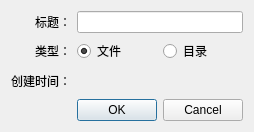
<?xml version="1.0" encoding="UTF-8"?>
<ui version="4.0">
 <class>EditFileInfo</class>
 <widget class="QDialog" name="EditFileInfo">
  <property name="geometry">
   <rect>
    <x>0</x>
    <y>0</y>
    <width>240</width>
    <height>132</height>
   </rect>
  </property>
  <property name="windowTitle">
   <string>编辑文件信息</string>
  </property>
  <layout class="QGridLayout" name="gridLayout" columnstretch="2,8">
   <item row="0" column="0">
    <widget class="QLabel" name="label">
     <property name="text">
      <string>标题：</string>
     </property>
     <property name="alignment">
      <set>Qt::AlignRight|Qt::AlignTrailing|Qt::AlignVCenter</set>
     </property>
    </widget>
   </item>
   <item row="0" column="1">
    <widget class="QLineEdit" name="lineEditTitle"/>
   </item>
   <item row="1" column="0">
    <widget class="QLabel" name="label_2">
     <property name="text">
      <string>类型：</string>
     </property>
     <property name="alignment">
      <set>Qt::AlignRight|Qt::AlignTrailing|Qt::AlignVCenter</set>
     </property>
    </widget>
   </item>
   <item row="1" column="1">
    <layout class="QHBoxLayout" name="horizontalLayout">
     <item>
      <widget class="QRadioButton" name="radioButtonFile">
       <property name="text">
        <string>文件</string>
       </property>
       <property name="checked">
        <bool>true</bool>
       </property>
      </widget>
     </item>
     <item>
      <widget class="QRadioButton" name="radioButtonDir">
       <property name="text">
        <string>目录</string>
       </property>
      </widget>
     </item>
    </layout>
   </item>
   <item row="4" column="1">
    <widget class="QDialogButtonBox" name="buttonBox">
     <property name="orientation">
      <enum>Qt::Horizontal</enum>
     </property>
     <property name="standardButtons">
      <set>QDialogButtonBox::Cancel|QDialogButtonBox::Ok</set>
     </property>
    </widget>
   </item>
   <item row="2" column="0">
    <widget class="QLabel" name="label_3">
     <property name="text">
      <string>创建时间：</string>
     </property>
     <property name="alignment">
      <set>Qt::AlignRight|Qt::AlignTrailing|Qt::AlignVCenter</set>
     </property>
    </widget>
   </item>
   <item row="2" column="1">
    <widget class="QLabel" name="labelCreateTime">
     <property name="text">
      <string/>
     </property>
    </widget>
   </item>
  </layout>
 </widget>
 <resources/>
 <connections>
  <connection>
   <sender>buttonBox</sender>
   <signal>accepted()</signal>
   <receiver>EditFileInfo</receiver>
   <slot>accept()</slot>
   <hints>
    <hint type="sourcelabel">
     <x>248</x>
     <y>254</y>
    </hint>
    <hint type="destinationlabel">
     <x>157</x>
     <y>274</y>
    </hint>
   </hints>
  </connection>
  <connection>
   <sender>buttonBox</sender>
   <signal>rejected()</signal>
   <receiver>EditFileInfo</receiver>
   <slot>reject()</slot>
   <hints>
    <hint type="sourcelabel">
     <x>316</x>
     <y>260</y>
    </hint>
    <hint type="destinationlabel">
     <x>286</x>
     <y>274</y>
    </hint>
   </hints>
  </connection>
 </connections>
</ui>
